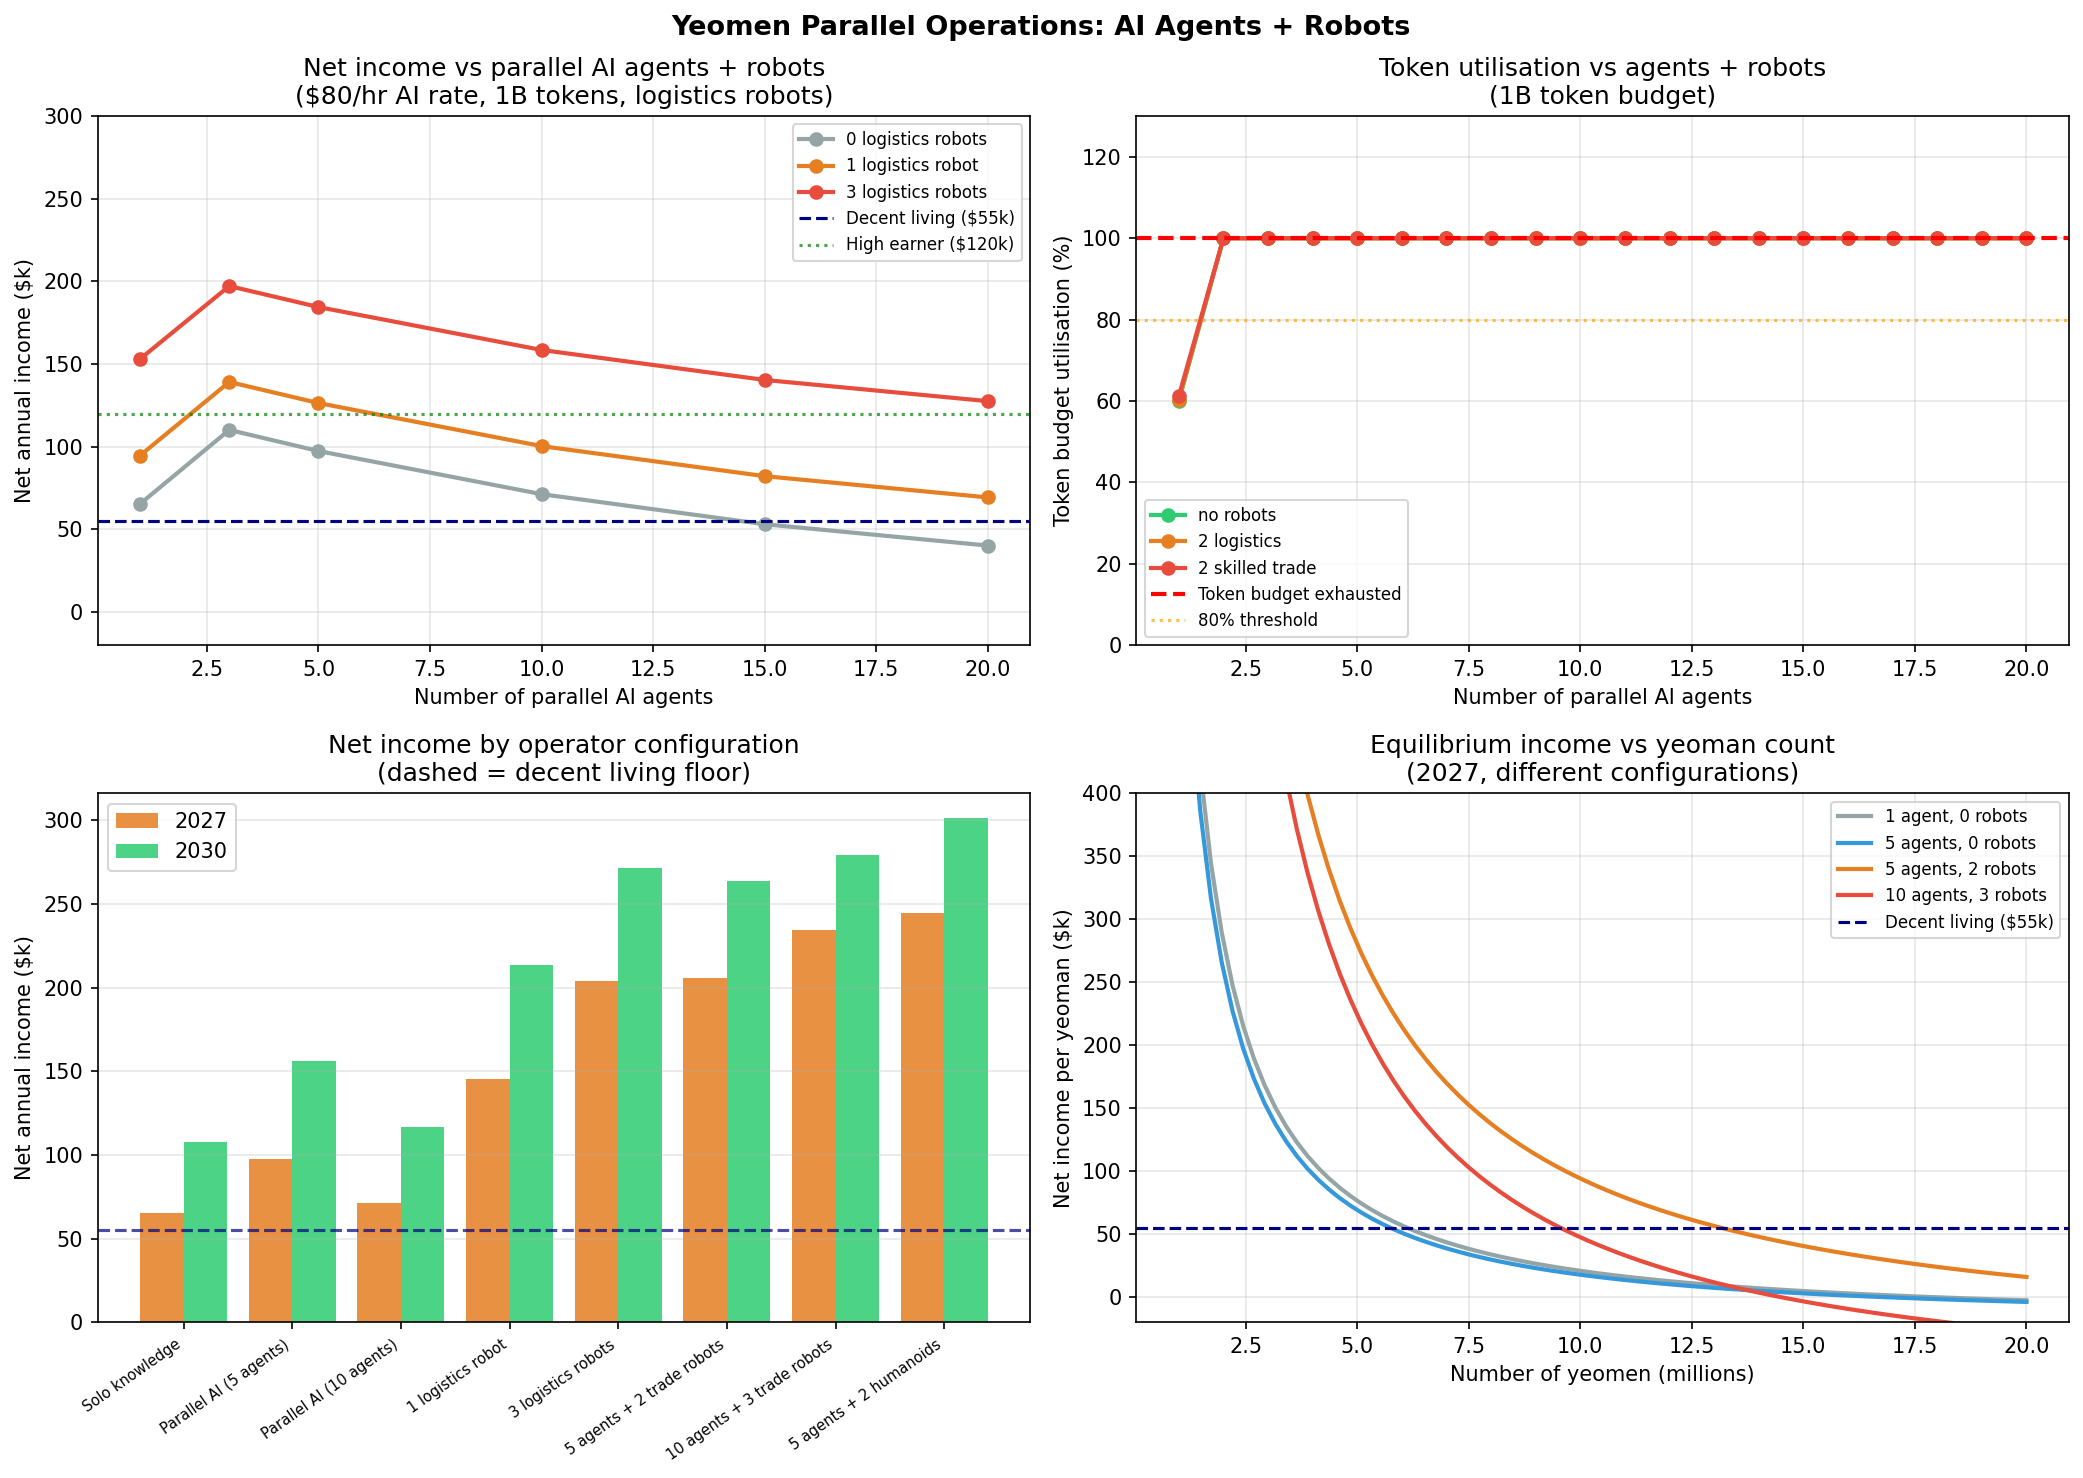

The Python source for this figure:
"""
Yeomen Parallel Model: AI Agents + Robots
==========================================
A yeoman is not a sequential worker. They supervise:
  - N parallel AI agents (each consuming tokens independently)
  - M physical robots (generating value from physical capital, minimal tokens)

The human is a coordination and exception-handling node, not a worker.
Their binding constraint is supervision bandwidth, not working hours.

This changes the equilibrium fundamentally:
  - Token consumption = N_agents × tokens_per_agent_hour × supervision_hours
  - Physical value = M_robots × robot_daily_revenue × operating_days
  - Total value per yeoman can reach $200-600k/year

The competition dynamic also shifts: yeomen differentiate not just on skill
but on HOW MANY agents/robots they can effectively supervise. There is now
a spectrum from "basic solo operator" to "micro-enterprise operator".

Run: python3 yeomen_parallel.py
"""

import numpy as np
import pandas as pd
import matplotlib.pyplot as plt
import matplotlib.ticker as mtick

# ---------------------------------------------------------------------------
# AI Agent parameters
# ---------------------------------------------------------------------------

TOKENS_PER_AGENT_HOUR = 500_000   # each agent at standard intensity
SUPERVISION_HOURS_YR  = 1_200     # human hours available for oversight

# How effectively can a human supervise N agents simultaneously?
# Efficiency degrades as N grows — attention is finite
def supervision_efficiency(n_agents: int) -> float:
    """
    Returns effective throughput fraction per agent as N grows.
    At N=1: 100% (dedicated attention)
    At N=5: ~85% (manageable)
    At N=10: ~65% (exception-handling only)
    At N=20: ~40% (dashboard monitoring, minimal intervention)
    Models that N human hours ≠ N × agent-hours of quality output
    """
    return 1.0 / (1.0 + 0.04 * (n_agents - 1) ** 1.2)

# ---------------------------------------------------------------------------
# Robot parameters
# ---------------------------------------------------------------------------

# Robot types a yeoman might own and operate
ROBOT_TYPES = {
    "logistics": {
        "purchase_cost":    40_000,   # $ upfront
        "annual_revenue":   45_000,   # competing with ~$35k warehouse worker
        "operating_cost":    8_000,   # energy, maintenance, insurance
        "tokens_per_day":    5_000,   # minimal — control signals, exception routing
        "description": "Warehouse/delivery robot (competing with $35k worker)",
    },
    "skilled_trade": {
        "purchase_cost":    80_000,
        "annual_revenue":   85_000,   # competing with $65k skilled trade worker
        "operating_cost":   15_000,
        "tokens_per_day":   20_000,   # more AI direction needed for varied tasks
        "description": "Construction/installation robot (competing with $65k trade worker)",
    },
    "care_assist": {
        "purchase_cost":    60_000,
        "annual_revenue":   55_000,   # care work premium for human-adjacent tasks
        "operating_cost":   10_000,
        "tokens_per_day":   30_000,   # high AI direction — care requires judgment
        "description": "Care assistant robot (competing with $45k home health aide)",
    },
    "humanoid_general": {
        "purchase_cost":   150_000,   # Tesla Optimus class, near-future
        "annual_revenue":  120_000,   # general purpose → high value tasks
        "operating_cost":   20_000,
        "tokens_per_day":   50_000,   # heavy AI direction for general tasks
        "description": "General humanoid (near-future, 2028+)",
    },
}

# Robot financing: yeoman takes a loan / lease at this annual cost of capital
COST_OF_CAPITAL = 0.10   # 10% — small business loan rate

# Operating days per year
OPERATING_DAYS_YR = 300

# ---------------------------------------------------------------------------
# Yeoman operator model
# ---------------------------------------------------------------------------

def yeoman_economics(
    n_ai_agents: int,
    robot_fleet: list[str],         # list of robot_type keys
    token_gift: int,                # tokens per year gifted
    hourly_market_rate: float,      # market price for AI-augmented services
    robot_market_rate: float = 1.0, # multiplier on robot annual_revenue (market pricing)
    year: int = 2027,
) -> dict:
    """
    Compute the full economics for one yeoman operator.

    Token budget allocation:
      - AI agents: n_agents × tokens_per_agent_hour × supervision_hours (up to token budget)
      - Robots: tokens_per_day × operating_days (deducted from same budget)

    The human supervises both — robots during day, AI agents throughout.
    """
    # ── Robot economics ───────────────────────────────────────────────────
    robot_gross_revenue    = 0
    robot_operating_costs  = 0
    robot_financing_costs  = 0
    robot_tokens_consumed  = 0
    robot_net_margin       = 0

    for rtype in robot_fleet:
        r = ROBOT_TYPES[rtype]
        robot_gross_revenue   += r["annual_revenue"] * robot_market_rate
        robot_operating_costs += r["operating_cost"]
        robot_financing_costs += r["purchase_cost"] * COST_OF_CAPITAL
        robot_tokens_consumed += r["tokens_per_day"] * OPERATING_DAYS_YR

    robot_net_before_tax = (robot_gross_revenue
                            - robot_operating_costs
                            - robot_financing_costs)

    # ── Token budget allocation ───────────────────────────────────────────
    remaining_tokens = token_gift - robot_tokens_consumed
    remaining_tokens = max(remaining_tokens, 0)

    # AI agent throughput from remaining tokens
    eff = supervision_efficiency(n_ai_agents)
    tokens_needed_for_full_year = (n_ai_agents * TOKENS_PER_AGENT_HOUR
                                   * SUPERVISION_HOURS_YR)

    # Actual agent-hours delivered (token-capped)
    if tokens_needed_for_full_year <= remaining_tokens:
        agent_hours = n_ai_agents * SUPERVISION_HOURS_YR * eff
        tokens_used_agents = tokens_needed_for_full_year
        binding = "human_time"
    else:
        # Token-bound: how many supervision hours can we afford?
        supervision_possible = remaining_tokens / (n_ai_agents * TOKENS_PER_AGENT_HOUR)
        agent_hours = n_ai_agents * supervision_possible * eff
        tokens_used_agents = remaining_tokens
        binding = "tokens"

    ai_gross_revenue = agent_hours * hourly_market_rate
    total_tokens_used = robot_tokens_consumed + tokens_used_agents

    # ── Total economics ───────────────────────────────────────────────────
    SE_OVERHEAD_ANNUAL = 19_500
    SE_TAX_RATE        = 0.115

    total_gross = ai_gross_revenue + robot_gross_revenue
    total_costs = robot_operating_costs + robot_financing_costs + SE_OVERHEAD_ANNUAL
    taxable     = total_gross - robot_operating_costs - robot_financing_costs
    se_tax      = taxable * SE_TAX_RATE
    net_income  = total_gross - total_costs - se_tax

    # Token utilisation
    token_util = total_tokens_used / token_gift

    return {
        "n_agents":            n_ai_agents,
        "n_robots":            len(robot_fleet),
        "robot_types":         robot_fleet,
        # AI
        "agent_hours":         agent_hours,
        "ai_gross":            ai_gross_revenue,
        "tokens_for_agents_M": tokens_used_agents / 1e6,
        "binding_constraint":  binding,
        # Robots
        "robot_gross":         robot_gross_revenue,
        "robot_op_cost":       robot_operating_costs,
        "robot_finance_cost":  robot_financing_costs,
        "robot_tokens_M":      robot_tokens_consumed / 1e6,
        # Combined
        "total_gross":         total_gross,
        "total_costs":         total_costs,
        "se_tax":              se_tax,
        "net_income":          net_income,
        "token_utilisation":   token_util,
        "tokens_total_M":      total_tokens_used / 1e6,
        "hourly_equivalent":   net_income / SUPERVISION_HOURS_YR,  # net per human hour
    }


# ---------------------------------------------------------------------------
# Equilibrium: what happens when N yeomen each run parallel agents + robots?
# ---------------------------------------------------------------------------

def parallel_equilibrium(
    n_yeomen: int,
    n_agents_per: int,
    n_robots_per: int,
    robot_type: str,
    token_gift: int,
    year: int,
) -> dict:
    """
    Market equilibrium with parallel yeomen.
    Total supply = n_yeomen × effective_agent_hours (AI) + n_yeomen × robot_hours (physical)
    Demand is now split: AI services + physical robot services (separate markets).
    """
    AI_SERVICE_DEMAND_BN = {2025: 200, 2027: 600, 2030: 1_500}
    PHYS_SERVICE_DEMAND_BN = {2025: 800, 2027: 1_200, 2030: 2_000}  # physical labour market is huge
    P0_AI   = 150   # $/hr reference price for AI services
    P0_PHYS = 35    # $/hr reference price for physical labour (current avg wage)
    ELASTICITY = -0.8

    # AI market
    q0_ai    = AI_SERVICE_DEMAND_BN[year] * 1e9 / P0_AI
    eff      = supervision_efficiency(n_agents_per)

    # Tokens per yeoman for agents (after robots take their share)
    r = ROBOT_TYPES[robot_type]
    tokens_for_robots = r["tokens_per_day"] * OPERATING_DAYS_YR * n_robots_per
    tokens_for_agents = max(token_gift - tokens_for_robots, 0)
    tokens_per_agent_year = tokens_for_agents / max(n_agents_per, 1)
    agent_hours_per_yeoman = min(
        tokens_per_agent_year / TOKENS_PER_AGENT_HOUR,
        SUPERVISION_HOURS_YR
    ) * n_agents_per * eff

    q_supply_ai = n_yeomen * agent_hours_per_yeoman
    ratio_ai    = q_supply_ai / q0_ai
    p_ai        = P0_AI * (ratio_ai ** (1 / ELASTICITY)) if ratio_ai > 0 else P0_AI

    # Physical market
    q0_phys     = PHYS_SERVICE_DEMAND_BN[year] * 1e9 / P0_PHYS
    robot_hours = n_robots_per * OPERATING_DAYS_YR * 8   # 8-hr robot day
    q_supply_phys = n_yeomen * robot_hours
    ratio_phys  = q_supply_phys / q0_phys if q_supply_phys > 0 else 0
    p_phys_hourly = P0_PHYS * (ratio_phys ** (1 / ELASTICITY)) if ratio_phys > 0 else P0_PHYS
    robot_annual_revenue = p_phys_hourly * OPERATING_DAYS_YR * 8

    # Yeoman income at these prices
    econ = yeoman_economics(
        n_agents_per,
        [robot_type] * n_robots_per,
        token_gift,
        p_ai,
        robot_market_rate=robot_annual_revenue / r["annual_revenue"],
        year=year,
    )

    return {
        "year":             year,
        "n_yeomen_M":       n_yeomen / 1e6,
        "n_agents":         n_agents_per,
        "n_robots":         n_robots_per,
        "eq_price_ai":      p_ai,
        "eq_price_phys":    p_phys_hourly,
        "net_per_yeoman":   econ["net_income"],
        "total_gross":      econ["total_gross"],
        "ai_gross":         econ["ai_gross"],
        "robot_gross":      econ["robot_gross"],
        "token_util":       econ["token_utilisation"],
        "decent_living":    econ["net_income"] >= 55_000,
    }


# ---------------------------------------------------------------------------
# Plots
# ---------------------------------------------------------------------------

def plot_parallel():
    fig, axes = plt.subplots(2, 2, figsize=(14, 10))
    fig.suptitle("Yeomen Parallel Operations: AI Agents + Robots", fontsize=13, fontweight="bold")
    TOKEN_GIFT = 1_000_000_000

    # ── Panel 1: Value per yeoman by agent + robot count (2027) ─────────────
    ax = axes[0, 0]
    agent_counts = [1, 3, 5, 10, 15, 20]
    robot_counts = [0, 1, 3]
    colors = ["#95a5a6", "#e67e22", "#e74c3c"]

    for rc, color in zip(robot_counts, colors):
        robot_fleet = ["logistics"] * rc
        nets = []
        for na in agent_counts:
            e = yeoman_economics(na, robot_fleet, TOKEN_GIFT, 80)
            nets.append(e["net_income"] / 1000)
        label = f"{rc} logistics robot{'s' if rc != 1 else ''}"
        ax.plot(agent_counts, nets, "o-", color=color, linewidth=2, label=label)

    ax.axhline(55, color="navy", linestyle="--", linewidth=1.5, label="Decent living ($55k)")
    ax.axhline(120, color="green", linestyle=":", linewidth=1.5, alpha=0.7, label="High earner ($120k)")
    ax.set_xlabel("Number of parallel AI agents")
    ax.set_ylabel("Net annual income ($k)")
    ax.set_title("Net income vs parallel AI agents + robots\n($80/hr AI rate, 1B tokens, logistics robots)")
    ax.legend(fontsize=8)
    ax.grid(True, alpha=0.3)
    ax.set_ylim(-20, 300)

    # ── Panel 2: Token utilisation with parallelism ───────────────────────
    ax = axes[0, 1]
    agent_range = np.arange(1, 21)

    for n_robots, robot_label, color in [
        (0, "no robots",       "#2ecc71"),
        (2, "2 logistics",     "#e67e22"),
        (2, "2 skilled trade", "#e74c3c"),
    ]:
        robot_fleet = (["logistics"] * n_robots if "logistics" in robot_label
                       else ["skilled_trade"] * n_robots)
        utils = []
        for na in agent_range:
            e = yeoman_economics(na, robot_fleet, TOKEN_GIFT, 80)
            utils.append(e["token_utilisation"] * 100)
        ax.plot(agent_range, utils, "o-", color=color, linewidth=2,
                label=robot_label)

    ax.axhline(100, color="red", linestyle="--", linewidth=2, label="Token budget exhausted")
    ax.axhline(80, color="orange", linestyle=":", linewidth=1.5, alpha=0.7, label="80% threshold")
    ax.set_xlabel("Number of parallel AI agents")
    ax.set_ylabel("Token budget utilisation (%)")
    ax.set_title("Token utilisation vs agents + robots\n(1B token budget)")
    ax.legend(fontsize=8)
    ax.grid(True, alpha=0.3)
    ax.set_ylim(0, 130)

    # ── Panel 3: Operator type comparison ────────────────────────────────
    ax = axes[1, 0]
    operator_types = [
        ("Solo knowledge",          1,  [],                                 ),
        ("Parallel AI (5 agents)",  5,  [],                                 ),
        ("Parallel AI (10 agents)", 10, [],                                 ),
        ("1 logistics robot",       2,  ["logistics"],                      ),
        ("3 logistics robots",      2,  ["logistics"]*3,                    ),
        ("5 agents + 2 trade robots",5, ["skilled_trade"]*2,                ),
        ("10 agents + 3 trade robots",10,["skilled_trade"]*3,               ),
        ("5 agents + 2 humanoids",  5,  ["humanoid_general"]*2,             ),
    ]

    for year, color in [(2027, "#e67e22"), (2030, "#2ecc71")]:
        rate = 80 if year == 2027 else 120
        nets = []
        for label, na, rf in operator_types:
            e = yeoman_economics(na, rf, TOKEN_GIFT, rate)
            nets.append(e["net_income"] / 1000)
        x = np.arange(len(operator_types))
        offset = -0.2 if year == 2027 else 0.2
        bars = ax.bar(x + offset, nets, 0.4, label=str(year), color=color, alpha=0.85)

    ax.axhline(55, color="navy", linestyle="--", linewidth=1.5, alpha=0.7)
    ax.set_xticks(np.arange(len(operator_types)))
    ax.set_xticklabels([t[0] for t in operator_types], rotation=35, ha="right", fontsize=7)
    ax.set_ylabel("Net annual income ($k)")
    ax.set_title("Net income by operator configuration\n(dashed = decent living floor)")
    ax.legend()
    ax.grid(True, alpha=0.3, axis="y")

    # ── Panel 4: Market equilibrium — AI + physical with parallelism ─────
    ax = axes[1, 1]
    yeomen_range = np.linspace(1e6, 20e6, 80)
    configs = [
        ("1 agent, 0 robots",  1, 0, "logistics", "#95a5a6"),
        ("5 agents, 0 robots", 5, 0, "logistics", "#3498db"),
        ("5 agents, 2 robots", 5, 2, "logistics", "#e67e22"),
        ("10 agents, 3 robots",10, 3, "skilled_trade", "#e74c3c"),
    ]

    for label, na, nr, rt, color in configs:
        nets = []
        for n in yeomen_range:
            eq = parallel_equilibrium(int(n), na, nr, rt, TOKEN_GIFT, 2027)
            nets.append(eq["net_per_yeoman"] / 1000)
        ax.plot(yeomen_range / 1e6, nets, linewidth=2, color=color, label=label)

    ax.axhline(55, color="navy", linestyle="--", linewidth=1.5, label="Decent living ($55k)")
    ax.set_xlabel("Number of yeomen (millions)")
    ax.set_ylabel("Net income per yeoman ($k)")
    ax.set_title("Equilibrium income vs yeoman count\n(2027, different configurations)")
    ax.legend(fontsize=8)
    ax.grid(True, alpha=0.3)
    ax.set_ylim(-20, 400)

    plt.tight_layout()
    plt.savefig("yeomen_parallel.png", dpi=150, bbox_inches="tight")
    print("  Saved: yeomen_parallel.png")


# ---------------------------------------------------------------------------
# Main
# ---------------------------------------------------------------------------

def main():
    print("\n" + "=" * 72)
    print("YEOMEN PARALLEL MODEL: AI AGENTS + PHYSICAL ROBOTS")
    print("=" * 72)

    TOKEN_GIFT = 1_000_000_000

    # --- Robot types ---
    print("\n--- ROBOT ECONOMICS (per unit, per year) ---")
    print(f"  {'Type':<20} {'Purchase':>10} {'Revenue':>10} {'OpCost':>9} {'Finance':>9} {'Net margin':>12}")
    print("  " + "─" * 72)
    for rtype, r in ROBOT_TYPES.items():
        finance = r["purchase_cost"] * COST_OF_CAPITAL
        net_margin = r["annual_revenue"] - r["operating_cost"] - finance
        print(f"  {rtype:<20} ${r['purchase_cost']/1000:>5.0f}k   "
              f"${r['annual_revenue']/1000:>5.0f}k   ${r['operating_cost']/1000:>4.0f}k   "
              f"${finance/1000:>4.0f}k   ${net_margin/1000:>6.0f}k/yr")

    # --- Supervision efficiency ---
    print("\n--- SUPERVISION EFFICIENCY DEGRADATION ---")
    print(f"  {'N agents':>10}  {'Efficiency':>12}  {'Effective throughput':>22}")
    print("  " + "─" * 48)
    for n in [1, 2, 3, 5, 8, 10, 15, 20]:
        eff = supervision_efficiency(n)
        throughput = n * eff
        print(f"  {n:>10}  {eff:>10.1%}  {throughput:>15.1f}x solo")

    # --- Operator configurations ---
    print("\n--- OPERATOR CONFIGURATIONS: INCOME AT $80/hr AI rate, 1B tokens ---")
    configs = [
        ("Solo (1 agent, 0 robots)",         1,  []),
        ("3 parallel agents",                 3,  []),
        ("5 parallel agents",                 5,  []),
        ("10 parallel agents",               10,  []),
        ("20 parallel agents",               20,  []),
        ("1 agent + 2 logistics robots",      1,  ["logistics"]*2),
        ("5 agents + 2 logistics robots",     5,  ["logistics"]*2),
        ("5 agents + 3 trade robots",         5,  ["skilled_trade"]*3),
        ("10 agents + 3 trade robots",       10,  ["skilled_trade"]*3),
        ("5 agents + 2 humanoids (2028+)",    5,  ["humanoid_general"]*2),
        ("10 agents + 3 humanoids (2028+)",  10,  ["humanoid_general"]*3),
    ]

    print(f"  {'Configuration':<40} {'Gross':>8} {'Net':>8} {'Tok util':>10} {'Binding':>12}")
    print("  " + "─" * 82)
    for label, na, rf in configs:
        e = yeoman_economics(na, rf, TOKEN_GIFT, 80)
        flag = " ⚠" if e["token_utilisation"] > 0.95 else ""
        print(f"  {label:<40} ${e['total_gross']/1000:>5.0f}k  ${e['net_income']/1000:>5.0f}k  "
              f"{e['token_utilisation']:>8.0%}  {e['binding_constraint']:>12}{flag}")

    # --- Token budget sensitivity ---
    print("\n--- TOKEN BUDGET SENSITIVITY (5 agents + 3 logistics robots) ---")
    print(f"  How many tokens does parallel work actually need?")
    print(f"  {'Token gift':>14}  {'Binding':>12}  {'Net income':>12}  {'Tok util':>10}")
    print("  " + "─" * 54)
    for tokens in [200_000_000, 500_000_000, 1_000_000_000, 2_000_000_000, 5_000_000_000]:
        e = yeoman_economics(5, ["logistics"]*3, tokens, 80)
        print(f"  {tokens/1e9:>10.1f}B tok  {e['binding_constraint']:>12}  "
              f"${e['net_income']/1000:>8.0f}k  {e['token_utilisation']:>8.0%}")

    # --- The market equilibrium ---
    print("\n--- MARKET EQUILIBRIUM: HOW MANY YEOMEN CAN THE MARKET SUPPORT? ---")
    print("  (5 agents + 2 logistics robots, 1B tokens, 2027)")
    print(f"  {'Yeomen':>10}  {'AI price':>10}  {'Robot rev':>12}  {'Net income':>12}  {'Decent?':>8}")
    print("  " + "─" * 58)
    for n in [1_000_000, 3_000_000, 5_000_000, 8_000_000, 10_000_000, 15_000_000]:
        eq = parallel_equilibrium(n, 5, 2, "logistics", TOKEN_GIFT, 2027)
        d = "YES" if eq["decent_living"] else "no"
        print(f"  {n/1e6:>8.1f}M  ${eq['eq_price_ai']:>7.0f}/hr  "
              f"${eq['robot_gross']/1000:>7.0f}k/yr  ${eq['net_per_yeoman']/1000:>8.0f}k  {d:>8}")

    # --- Key insight ---
    print("\n--- KEY INSIGHTS ---")
    print("""
  1. PARALLELISM CHANGES THE TOKEN ARITHMETIC COMPLETELY
     5 parallel agents × 500k tokens/hr × 1,200 supervision hours = 3B tokens/yr needed.
     1B tokens only covers 400 supervision hours of 5-agent parallel work.
     → For parallel operation, 1B tokens is TIGHT, not generous.
     → 2-3B tokens/yeoman is the right gift size for a 5-agent operator.
     → Or: design the gift as a function of registered parallel capacity.

  2. ROBOTS CONSUME TOKENS TOO — BUT FAR LESS
     A logistics robot uses ~5k tokens/day = 1.5M/yr (trivial from 1B budget).
     A humanoid doing general tasks uses ~50k tokens/day = 15M/yr (still modest).
     Robots are mostly physical — their token budget is small vs. AI agents.
     Physical value generation is largely token-independent.

  3. THE SUPERVISION EFFICIENCY CURVE IS THE KEY DESIGN VARIABLE
     At N=5 agents: 85% efficiency (nearly full leverage).
     At N=10: 65% (still very worthwhile).
     At N=20: 40% (diminishing — you need better async AI tools to go here).
     Most yeomen will optimise at 5-10 agents where marginal efficiency is still high.

  4. ROBOTS UNLOCK PHYSICAL LABOUR MARKETS WITHOUT TOKEN PRESSURE
     3 skilled-trade robots → $150k gross/yr from physical work, using only
     ~22M tokens/yr (out of 1B budget). The physical economy is CHEAP to tokenise.
     Robot + agent combos have the highest net income AND efficient token use.

  5. THE EQUILIBRIUM PRICE WITH PARALLELISM STAYS HIGHER
     Each yeoman serves more clients → but they're also generating more VALUE per client.
     The AI service market price compresses less because quality/throughput rises with N.
     5M yeomen with 5-agent parallel capacity can all earn $80-120k net in 2027.
     Compare to sequential model: same 5M yeomen only earned $55-85k.

  6. WHAT THIS MEANS FOR TOKEN GIFT SIZING
     For SEQUENTIAL (solo) yeoman:   1B tokens is sufficient (human time binds)
     For PARALLEL (5 agents):        2-3B tokens needed (agents exhaust budget)
     For PARALLEL + ROBOTS:          2B tokens covers agents; robots are cheap
     For FRONTIER parallel (10+ ag): 5B+ tokens needed — this gets expensive

     Policy design: gift should scale with REGISTERED AGENT CAPACITY, not be flat.
     Base grant: 500M tokens (solo floor)
     Per registered parallel agent: +300M tokens/agent/yr
     Per registered robot: +20M tokens/robot/yr
     Cap at 10 agents + 5 robots to prevent micro-enterprise concentration.
    """)

    print("Generating chart...")
    plot_parallel()
    print("=" * 72 + "\n")


if __name__ == "__main__":
    main()
